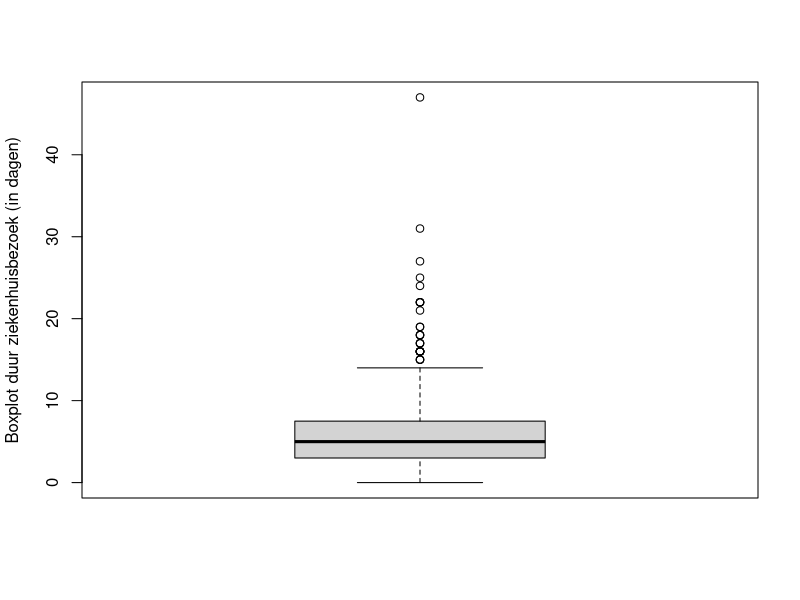
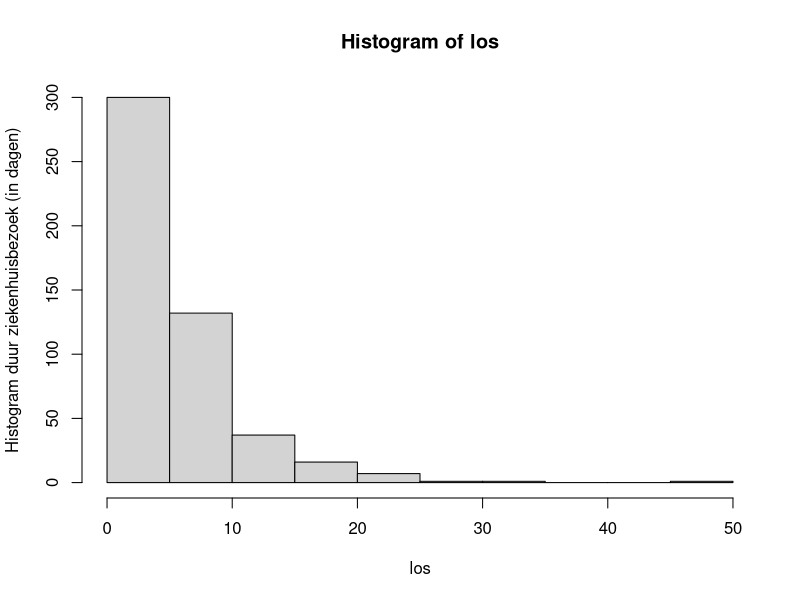
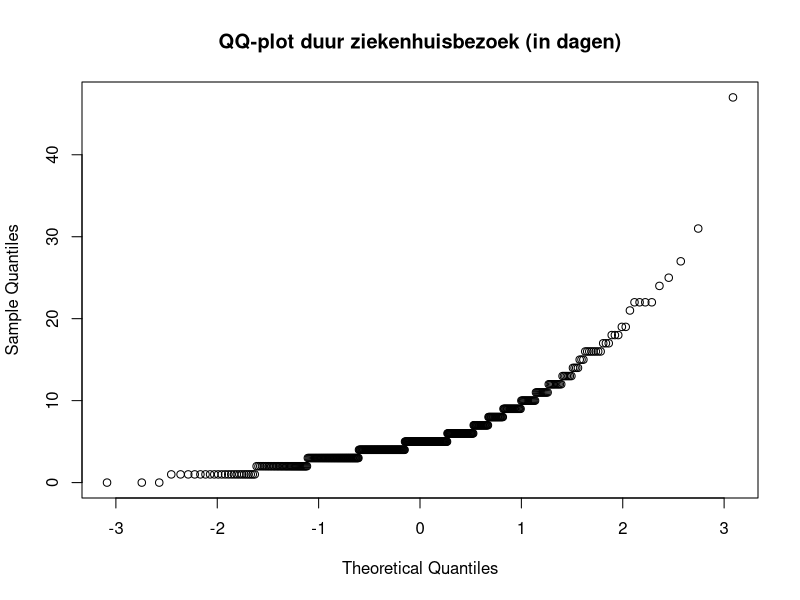
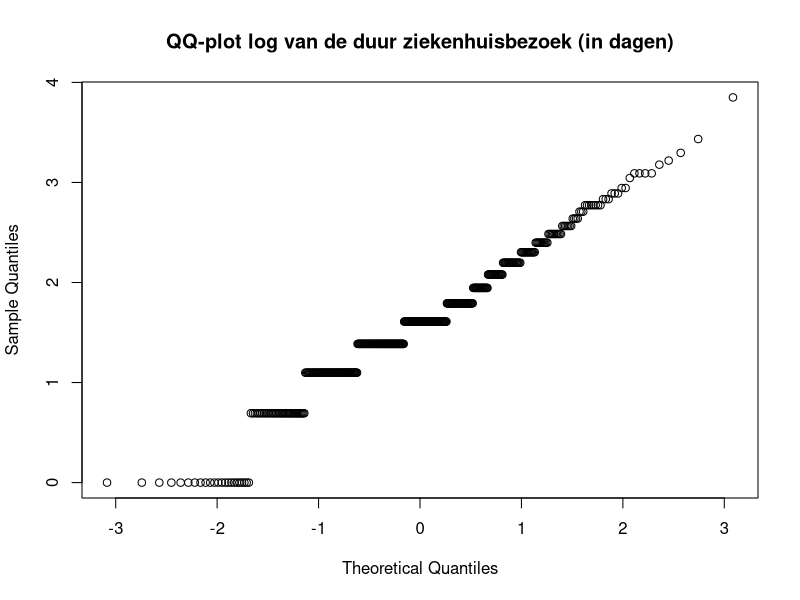
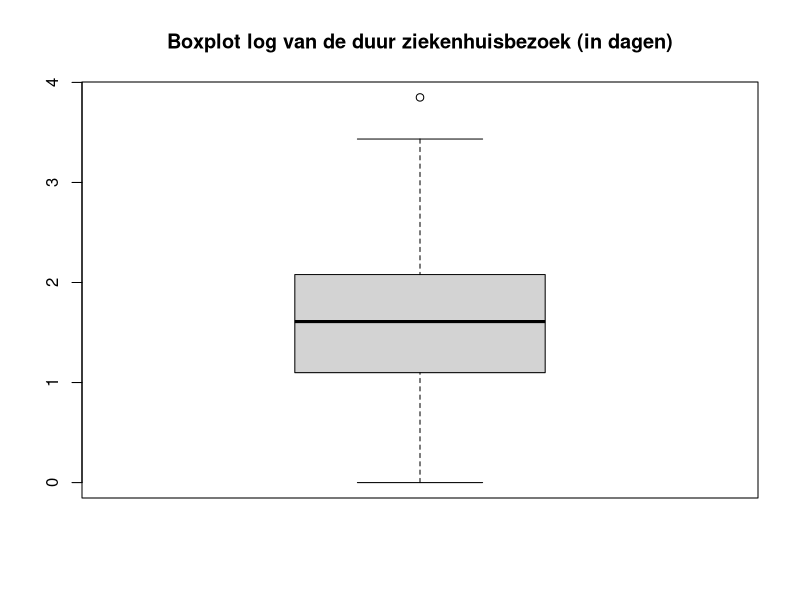
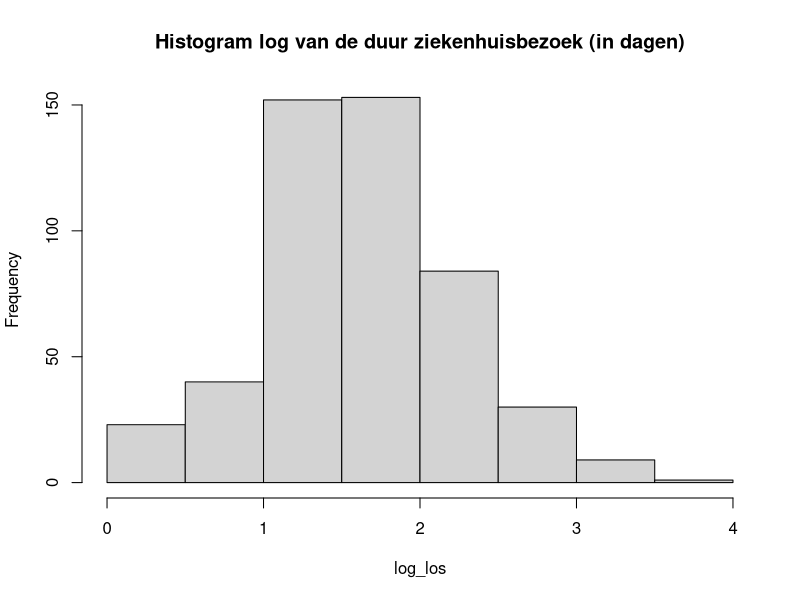
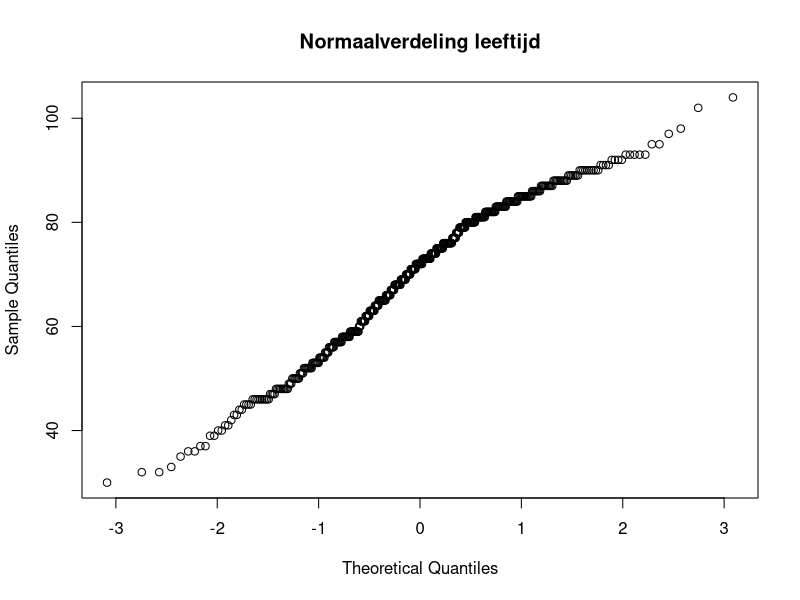
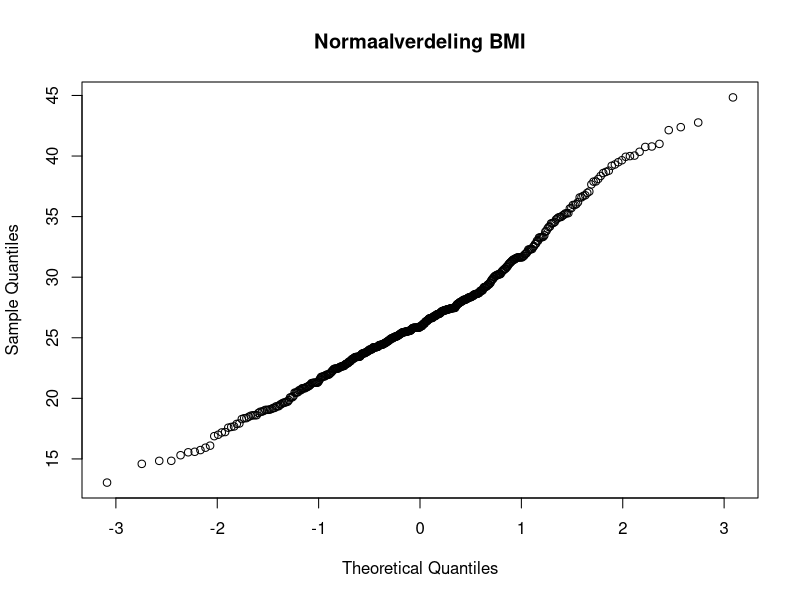

These charts were generated, in order, by the following R code:
# Gegevens van heart.csv bestand
data <- read.table(file="heart.csv",header=TRUE,sep=";",dec=",")

# Verwijder de nodige rijen op basis van studienummer s0181217
i <- 2
j <- 1
k <- 7
data <- data[-c(k+1, j+1, i+1, j*k+1, i*j+1, i*k+1, i*j*k+1, i+j+k+1), ]

# 1. Bestudeer en bespreek de verdeling van de variabele los.
# Bespreek hiertoe gepaste grafische voorstellingen
# Ga ook op een formele manier na of de gegevens normaal verdeeld zijn.
# Indien dit niet het geval is, in welke zin wijken de gegevens af van normaal verdeelde gegevens.
# Kan je de gegevens transformeren naar normaal verdeelde gegevens? Bespreek.
print("1. Variabele los")
print("-------------------------------------------")

los <- data$los
print(paste0("IQR: ", IQR(los)))
print(paste0("standaardeviatie: ", sd(los)))
min_max <- range(data$los)
min <- min_max[1]
max <- min_max[2]
print(paste0("Min: ", min))
print(paste0("Max: ", max))
print(paste0("Range: ", max-min))
shapiro.test(los)
print(paste0("Shapiro: ", "W = 0.76851, p-value < 2.2e-16")) # Shapiro test om aan te tonen dat het niet normala verdeeld is, resultaat shapiro.test(los) er zelf ingeplakt, aangezien die functie de data returnt
boxplot(los, ylab="Boxplot duur ziekenhuisbezoek (in dagen)") # Boxplot assymetrisch
hist(los, ylab="Histogram duur ziekenhuisbezoek (in dagen)") # Assymetrisch # https://www.datamentor.io/r-programming/histogram/
# https://www.rdocumentation.org/packages/stats/versions/3.6.2/topics/qqnorm
# https://stackoverflow.com/questions/15589601/print-string-and-variable-contents-on-the-same-line-in-r
# https://stackoverflow.com/questions/6123378/how-to-read-in-numbers-with-a-comma-as-decimal-separator
# Strategie Computerzitting R1 2 p.4
qqnorm(los, main="QQ-plot duur ziekenhuisbezoek (in dagen)") # Qqnorm om te bepalen of normaal verdeeld, indien normaal zou dit lineair moeten zijn
# Bovenstaand plot vertoont een exponentieel verband, onderzoeken of we een lineair verband krijgen indien we de log nemen
log_los <- log(los)
log_los <- log_los[is.finite(log_los)] # Verwijder de oneindige waarden (met oneindig wil R niet plotten bij mij) # src: https://stackoverflow.com/questions/36590230/how-to-remove-rows-with-inf-from-a-dataframe-in-r
qqnorm(log_los, main="QQ-plot log van de duur ziekenhuisbezoek (in dagen)")
boxplot(log_los, main="Boxplot log van de duur ziekenhuisbezoek (in dagen)")
hist(log_los, main="Histogram log van de duur ziekenhuisbezoek (in dagen)")
avg <- mean(log_los)
sdev <- sd(log_los)
print(paste0("Approx: X~N(", avg, ", ", sdev, ")"))
shapiro.test(log_los)
print(paste0("Shapiro: ", "W = 0.97409, p-value = 1.197e-07")) # De log data is wel normaal verdeeld, # W staat voor r_Q # p-waarde zo laag waarschijnlijk door discrete dagen


# 2. Hangt de duur van het ziekenhuisverblijf af van het levend of gestorven zijn van de
# patiënten? M.a.w. is de duur van het ziekenhuisverblijf identiek verdeeld bij de popu-
# latie levende en gestorven patiënten? Voer een gepaste test uit.
print("2. Verband duur, dead/alive")
print("-------------------------------------------")

# H_0: m = m
# H_1: m != m
# Schatter voor gemiddelde en sd ziekenhuisverblijf en zien of beide groepen binnen het aanvaardingsgebied vallen
# Onduidelijk levend/gestorven na laatste opvolging of in het ziekenhuis, ik ga ervan uit dat het bij de laatste opvolging is
alive <- data$los[data$fstat=="0"] # Patienten levend bij laatste opvolging
dead <- data$los[data$fstat=="1"] # Patienten dood bij laatste opvolging
var.test(alive, dead) # 0.6906 > 0.05 -> Var dus hetzelfde
t.test(dead, alive, var.equal=TRUE) # 0.08266 > 0.05 -> H0 aanvaarden (zijn dus hetzelfde) -> Niet afhankelijk

# p-value 0.08266 > 0.05 -> Reject (? H0 aanvaarden), er is dus wel een verband tussen de twee

# 3. Ga na of er een verband is tussen het type hartinfarct en de ontslagstatus uit het ziekenhuis
# na opname. Voer opnieuw een gepaste test uit.
# H_0: ze zijn afhankelijk van elkaar
# H_1: Niet afhankelijk van elkaar
print("3. Verband type hartinfarct/ontslagstatus")
print("-------------------------------------------")
# Discrete variabelen: X^2 test
# Leuk tabelletje opstellen
# alive ( Q golf, geen Q golf) # linksboven 0,0
# dead ( Q golf, geen Q golf) # rechtsonder 1,1
dstat <- data$dstat
mitype <- data$mitype

alive <- c(nrow(data[dstat=="0" & mitype=="0",]), nrow(data[dstat=="0" & mitype=="1",]))
dead <- c(nrow(data[dstat=="1" & mitype=="0",]), nrow(data[dstat=="1" & mitype=="1",]))
ctable <- data.frame(alive, dead)

chiSq <- chisq.test(ctable)
chiSq
chiSq$observed
chiSq$expected

noqray <- c(nrow(data[dstat=="0" & mitype=="0",]), nrow(data[dstat=="1" & mitype=="0",]))
qray <- c(nrow(data[dstat=="0" & mitype=="1",]), nrow(data[dstat=="1" & mitype=="1",]))
ctable <- data.frame(noqray, qray)

chiSq <- chisq.test(ctable)
chiSq
chiSq$observed
chiSq$expected

# p-value 0.9306 > 0.05, H0 wordt dus aanvaard (Ze zijn dus onafhankelijk van elkaar)



# 4. Kan je uit de leeftijd van de patiënt het BMI voorspellen? Beschrijf uitvoerig.
# Verband tussen twee continue variabelen
print("4. Leeftijd voorspellen uit BMI")
print("-------------------------------------------")
qqnorm(data$age, main = "Normaalverdeling leeftijd")
shapiro.test(data$age)
qqnorm(data$bmi, main = "Normaalverdeling BMI")
shapiro.test(data$bmi)
# Allebei niet normaal verdeeld volgens shapiro test (ondanks lineair op eerste zicht), we kunnen Pearsons correlatiecoefficient dus niet gebruiken
plot(data$age, data$bmi, type="p", xlab="Leeftijd", ylab="BMI", main="Verband leeftijd en BMI") # Op het eerste zicht geen lineair verband

# We zouden het dus niet op de manier hieronder mogen testen (alsnog gedaan als oefening)
cor.test(data$age, data$bmi, method = "pearson") # -> Duidelijk geen correlatie
# Niet bivariaat verdeeld, dus gebruik maken van Spearmann
# H 0 : er is geen monotoon verband tussen X en Y
#H 1 : er is een mate van monotoon verband tussen X en Y
cor.test(data$age, data$bmi, method = "spearman") # Ook hierbij is onze p-waarde veel te klein, geen correlatie, dus nope, da gaat ni
